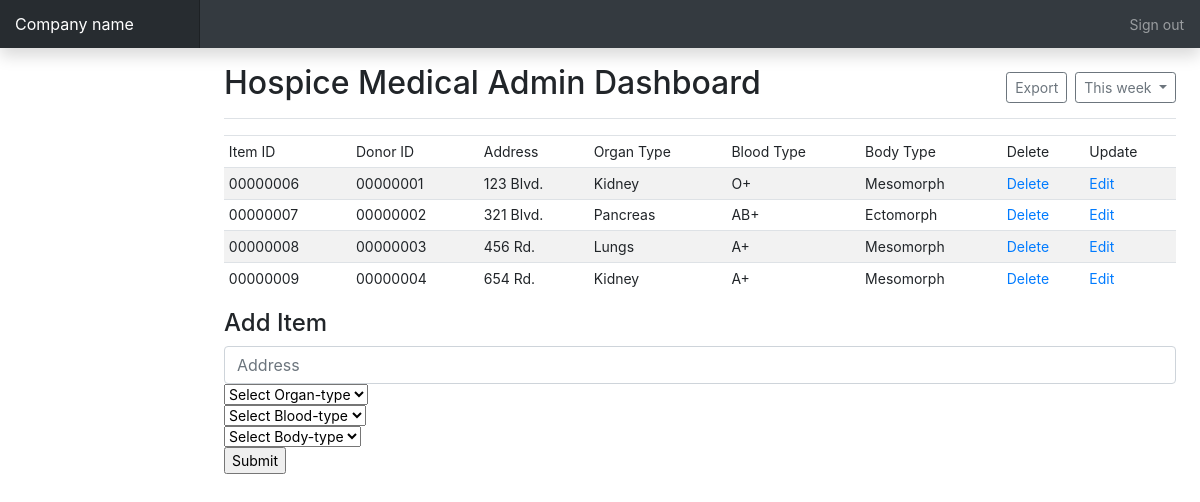
/index.php/main, run on the app's committed database.
### tables this page shows
CREATE TABLE `resource_table` (
  `item_id` int(8) UNSIGNED ZEROFILL NOT NULL,
  `donor_id` int(8) UNSIGNED ZEROFILL NOT NULL,
  `address` varchar(128) NOT NULL,
  `organ_type` varchar(128) NOT NULL,
  `blood_type` varchar(128) NOT NULL,
  `body_type` varchar(128) NOT NULL
);

### application/controllers/main.php (called while the page is built, shortened)
<?php
class main extends CI_Controller {
	public function index()
	{
		$this->load->model("model_admin");
		$data["get_resource"] = $this->model_admin->get_resource();
		$this->load->view("admin/admin_index",$data);
	}
}

### index.php (called while the page is built, shortened)
<?php
require_once BASEPATH.'core/CodeIgniter.php';

### application/models/model_admin.php (called while the page is built, shortened)
<?php
class model_admin extends CI_Model{
	function get_resource(){
		$query=$this->db->get("resource_table");
		return $query;
	}
}

### application/views/admin/admin_index.php (the view, shortened to what this page needs)
<!DOCTYPE html>
<html lang="en"><head><meta http-equiv="Content-Type" content="text/html; charset=UTF-8">
    <link href="<?php echo base_url('assets/admin/bootstrap.min.css')?>" rel="stylesheet">
    <link href="<?php echo base_url('assets/admin/dashboard.css')?>" rel="stylesheet">
  </head>
  <body>
    <nav class="navbar navbar-dark fixed-top bg-dark flex-md-nowrap p-0 shadow">
      <a class="navbar-brand col-sm-3 col-md-2 mr-0" href="#">Company name</a>
      <ul class="navbar-nav px-3">
        <li class="nav-item text-nowrap">
          <a class="nav-link" href="#">Sign out</a>
        </li>
      </ul>
    </nav>
    <main role="main" class="col-md-9 ml-sm-auto col-lg-10 px-4">
          <div class="d-flex justify-content-between flex-wrap flex-md-nowrap align-items-center pt-3 pb-2 mb-3 border-bottom">
            <h1 class="h2">Hospice Medical Admin Dashboard</h1>
            <div class="btn-toolbar mb-2 mb-md-0">
              <div class="btn-group mr-2">
                <button class="btn btn-sm btn-outline-secondary">Export</button>
              </div>
              <button class="btn btn-sm btn-outline-secondary dropdown-toggle">
                This week
              </button>
            </div>
          </div>
         <div>
            <form class="table">
              <table class="table table-striped table-sm">
                  <thead>
                      <tr>
                          <td>Item ID</td>
                          <td>Donor ID</td>
                          <td>Address</td>
                          <td>Organ Type</td>
                          <td>Blood Type</td>
                          <td>Body Type</td>
                          <td>Delete</td>
                          <td>Update</td>
                      </tr>
                  </thead>
                  <tbody>
                      <?php
                      if($get_resource->num_rows() >0)
                      {
                        foreach ($get_resource->result() as $row) {
                          ?>
                          <tr>
                            <td><?php echo $row->item_id; ?></td>
                            <td><?php echo $row->donor_id; ?></td>
                            <td><?php echo $row->address; ?></td>
                            <td><?php echo $row->organ_type; ?></td>
                            <td><?php echo $row->blood_type; ?></td>
                            <td><?php echo $row->body_type; ?></td>
                            <td><a href="#" class="delete_product" id="<?php echo  $row->item_id; ?>">Delete</a></td>
                            <td><a href="<?php echo base_url(); ?>Admin/update_product/<?php echo  $row->item_id; ?>">Edit</a></td>
                          </tr>
                          <?php
                        }
                      }
                      else{
                        ?>
                        <tr>
                          <td colspan="5">No Data Found</td>
                        </tr>
                        <?php
                      }
                      ?>
                  </tbody>
              </table>
            </form>
            <form class="add_prod" method="post" action="<?php echo base_url()?>main/add_resource_validation">
				              <h4>Add Item</h4>
				              <div class="input-group-icon mt-10">
								<input type="text" name="address" placeholder="Address" onfocus="this.placeholder = ''" onblur="this.placeholder = 'Address'"
								 required class="form-control">
								</div>
							<div class="form-select" id="default-select">
									<select name="organ_type">
										<option value="#">Select Organ-type</option>
									</select>
								</div>
								<div class="form-select" id="default-select">
									<select name="blood_type">
										<option value="blood-type" selected="">Select Blood-type</option>
									</select>
								</div>
								<div class="form-select" id="default-select">
										<select name="body_type">
											<option value="body-type" selected="">Select Body-type</option>
										</select>
								</div>
				              <input type="submit" name="ap_sub" value="Submit">
				             </form>

### assets/admin/dashboard.css (style rules this page uses)
body { font-size: .875rem; }
[role="main"] { padding-top: 48px; }
.navbar-brand { padding-top: .75rem; padding-bottom: .75rem; font-size: 1rem; background-color: rgba(0, 0, 0, .25); box-shadow: inset -1px 0 0 rgba(0, 0, 0, .25); }

### data on the page
resource_table: item_id "00000006", donor "00000001", address "123 Blvd.", organ_type "Kidney", blood_type "O+", body_type "Mesomorph"
resource_table: item_id "00000007", donor "00000002", address "321 Blvd.", organ_type "Pancreas", blood_type "AB+", body_type "Ectomorph"
resource_table: item_id "00000008", donor "00000003", address "456 Rd.", organ_type "Lungs", blood_type "A+", body_type "Mesomorph"
resource_table: item_id "00000009", donor "00000004", address "654 Rd.", organ_type "Kidney", blood_type "A+", body_type "Mesomorph"
